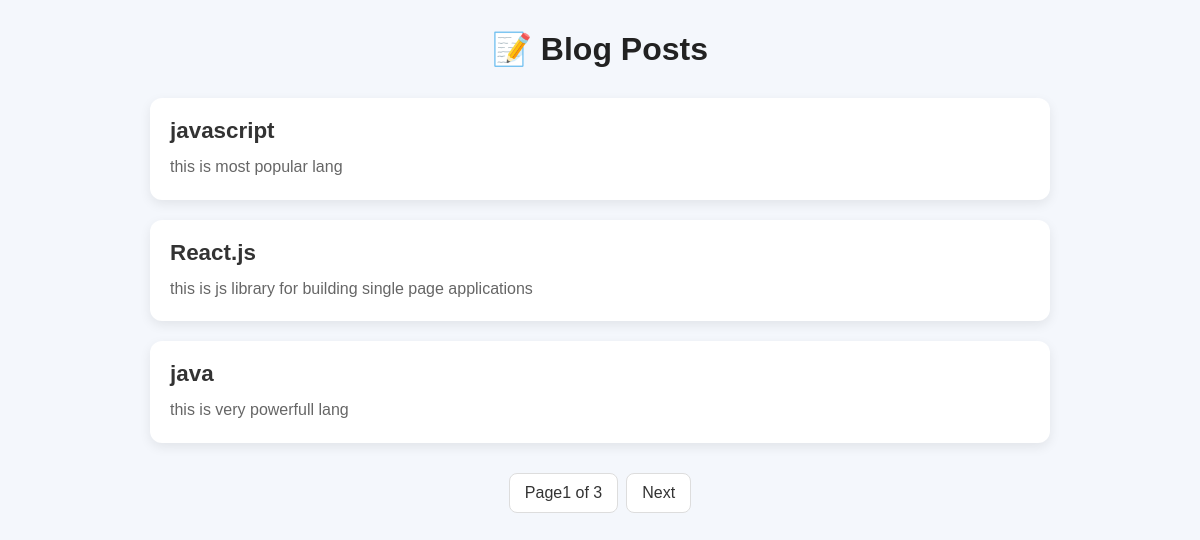
The page / on the database its author committed.
### pagi/models.py (models this page shows, shortened)
class Post(models.Model):
  title = models.CharField(max_length=100)
  content=models.TextField()

### pagi/views.py (the view)
# urls.py: path('', pag_view, name="page_view")
def pag_view(request):
  post = Post.objects.all().order_by('id')
  paginator = Paginator(post,per_page=3,orphans=1)
  page_number = request.GET.get("page")
  page_obj = paginator.get_page(page_number)
  return render(request, "page.html", {"page_obj":page_obj})

### pagi/templates/page.html (shortened to what this page needs)
<!doctype html>
<html lang="en">
<head>
</head>
<body>
    <div class="container">
        <h1>📝 Blog Posts</h1>
        {% for post in page_obj %}
        <div class="post-card">
            <div class="post-title">
                {{ post.title }}
            </div>
            <div class="post-content">
                {{ post.content }}
            </div>
        </div>
        {% endfor %}
        <div class="pagination">
             <span>Page{{page_obj.number}} of {{page_obj.paginator.num_pages}} </span>
             {% if page_obj.has_next %}
             <a href="?page={{ page_obj.next_page_number }}" >Next</a>
             {%endif%}
        </div>
    </div>
</body>
</html>

### pagi/templates/page.html (style rules this page uses)
* { margin: 0; padding: 0; box-sizing: border-box; }
body { font-family: Arial, Helvetica, sans-serif; background: #f4f7fc; padding: 30px; }
h1 { text-align: center; margin-bottom: 30px; color: #222; }
.container { max-width: 900px; margin: auto; }
.post-card { background: #fff; padding: 20px; margin-bottom: 20px; border-radius: 12px; box-shadow: 0 4px 12px rgba(0,0,0,0.08); transition: 0.3s; }
.post-title { font-size: 1.4rem; font-weight: bold; margin-bottom: 10px; color: #333; }
.post-content { color: #666; line-height: 1.6; }
.pagination { display: flex; justify-content: center; flex-wrap: wrap; gap: 8px; margin-top: 30px; }
.pagination a, .pagination span { padding: 10px 15px; text-decoration: none; border-radius: 8px; background: white; border: 1px solid #ddd; color: #333; font-weight: 500; }

### rows shown on the page
Post: title "javascript", content "this is most popular lang"
Post: title "React.js", content "this is js library for building single page applications"
Post: title "java", content "this is very powerfull lang"

### other values the page prints
{{ page_obj.number }} "1"
{{ page_obj.paginator.num_pages }} "3"
